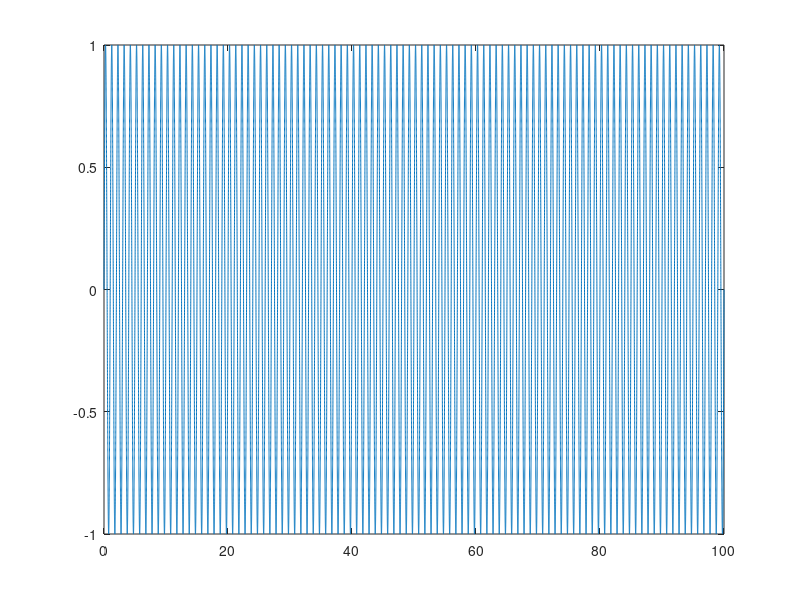
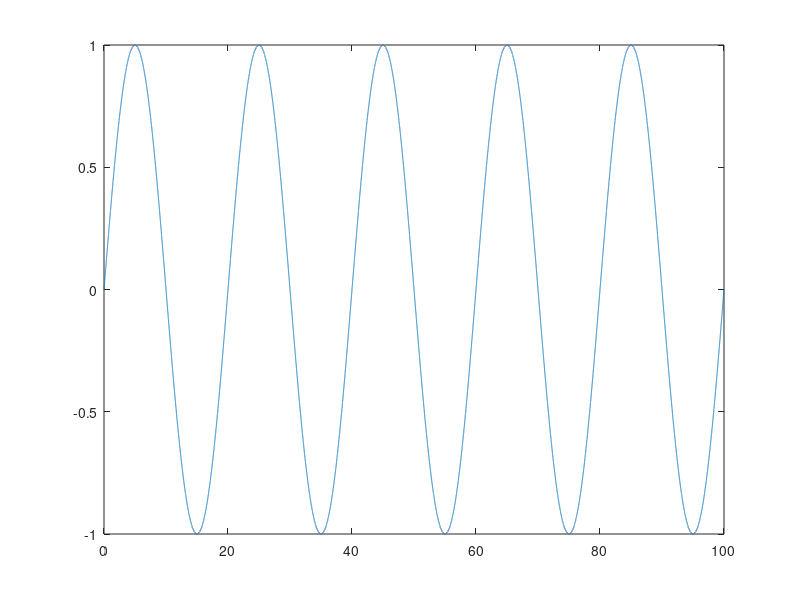

Here is the MATLAB script that generated these plots, in order: (Note: this script raises an error after producing the figures.)
clear all; close all; clc;

%%
%First Part
freq=1;
Nperiod=10;


T= 0 : .001 : 100;
x=sin(2*pi*T*freq)
figure
plot(T,x)

fs=20;

x2=sin(2*pi*T*freq/fs)
figure
plot(T,x2)


%%
%Second Part
N=10;
abscissa=1:1:N;

%This signal is anticausal, the signal rely on the future 

y=zeros(N,1);
s=step(4,N);
figure
stem(s)
for i=1:1:N
    y(i)=(s(i) + s(i+1))/2;
end


stem(abscissa , y)

%This signal is Causal, using k-1 the signal rely on the past

y=zeros(N,1);
s=step(4,N);
figure
stem(s)
for i=2:1:N
    y2(i)=(s(i) + s(i-1))/2;
end


stem(abscissa , y2)

%%
%Exercise 2

%If input is bounded then the signal is stable because he is also bounded
N=10;
stem(prim(step(4,N),N,1))

%the system is stable because we are inputing a step

%%

stem(prim(Dirac(4,N),N,1))

%Accumulation of Dirac gives you a step

%This is stable, we input dirac and he stabilize at 1 and output is bounded
%at infinity

%%
stem(prim(Dirac(4,N),N,2))

%Accumulation using factor of 2 for the past state gives you exponential
%behaviour

%This is not stable, we input dirac, and the signal is not bounded at
%infinity because when signal tend to infinity he goes to initity (proper of exponential)

%%

stem(prim(Dirac(4,N),N,1/3))

%Accumulation using factor of 1/3(fraction) for the past state gives you
%invert exopential behaviour

%this signal is stable, it is an invert exponential inputin Dirac, in fact
%at infinity he is bounded and stabilize at value 0 (proper of invert exponential)

%%
%Exercise 3

%prove F(a) + F(b) = F(a+b)

xa =[0 0 0 0 1 2 3 4 5 0 0 0 0 0 0 0 0 0 0];
xb =[0 0 0 0 0 0 0 0 0 4 3 2 1 0 0 0 0 0 0];

N=19;
figure
stem(xa)
figure
stem(xb)
figure
stem(prim2(xa,N,3,2,1))
figure
stem(prim2(xb,N,3,2,1))

fa=prim2(xa,N,3,2,1)
fb=prim2(xb,N,3,2,1)

fc=fa+fb;
figure
stem(fc)

fab=prim2(xa+xb,N,3,2,1)

figure
stem(fab)

figure
stem(fc-fab)%eq1

%The proof of linearity and invarience is fa + fb = f(a+b)
%So with these computation, we can see that this system is linear and
%invarent because there is no difference between signal (see eq 1)


%%

xa =[0 0 0 0 1 2 3 4 5 0 0 0 0 0 0 0 0 0 0];
xb =[0 0 0 0 0 0 0 0 0 4 3 2 1 0 0 0 0 0 0];

N=19;%length of xa and xb

fa=prim3(xa,N,3,2,1)
fb=prim3(xb,N,3,2,1)

fc=fa+fb;
figure
stem(fc)

fab=prim3(xa+xb,N,3,2,1)

figure
stem(fab)

figure
stem(fc-fab)%eq1